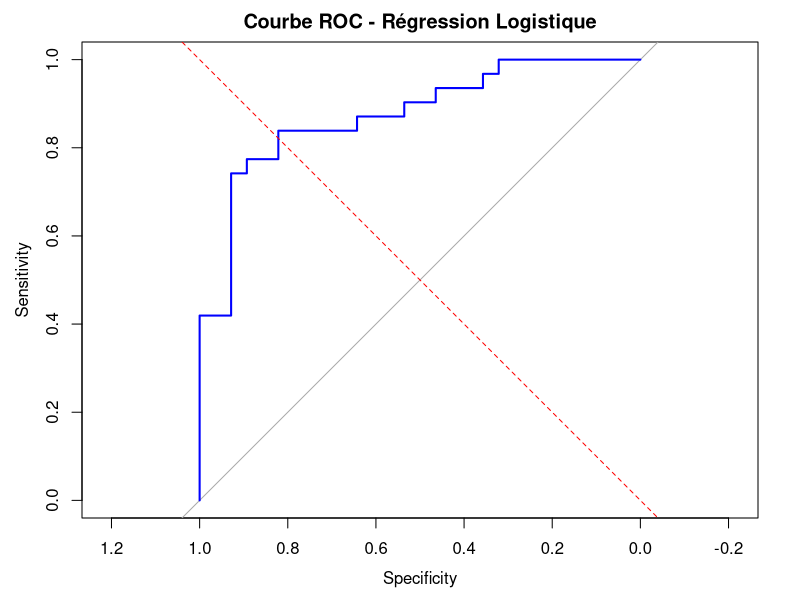

The R script that drew this image:
## ---- chunk 1
knitr::opts_chunk$set(echo = TRUE)
## ---- chunk 2
library(tidyverse)
library(caret)
library(pROC)
library(ggplot2)
library(ROCR)
library(e1071)
## ---- chunk 3
# Charger les données d'entraînement
train_data <- read.csv("../data/farms_train.csv", sep = ";", dec = ",")

# Aperçu des données
cat("Aperçu des données d'entraînement :\n")
print(head(train_data))

# Vérification des valeurs manquantes
cat("\nValeurs manquantes avant suppression :\n")
print(colSums(is.na(train_data)))

# Suppression des valeurs manquantes
train_data <- na.omit(train_data)
cat("\nValeurs manquantes après suppression :\n")
print(colSums(is.na(train_data)))

# Séparer les variables explicatives et la cible
X <- train_data %>% select(-DIFF)
y <- as.factor(train_data$DIFF)

# Diviser les données en ensembles d'entraînement et de validation
set.seed(42)
train_index <- createDataPartition(y, p = 0.8, list = FALSE)
X_train <- X[train_index, ]
X_val <- X[-train_index, ]
y_train <- y[train_index]
y_val <- y[-train_index]

# Normalisation des données
scaler <- preProcess(X_train, method = c("center", "scale"))
X_train <- predict(scaler, X_train)
X_val <- predict(scaler, X_val)
## ---- chunk 4
# Entraîner le modèle de régression logistique
log_reg <- train(
  X_train, y_train,
  method = "glm",
  family = binomial(link = "logit")
)

# Prédictions sur l'ensemble de validation
y_pred <- predict(log_reg, X_val)
## ---- chunk 5
# Matrice de confusion
conf_matrix <- confusionMatrix(y_pred, y_val)
cat("\nMatrice de confusion :\n")
print(conf_matrix)
## ---- chunk 6
# Rapport de classification
cat("\nRapport de classification :\n")
print(conf_matrix$byClass)

## ---- chunk 7
# Score d'accuracy
accuracy <- conf_matrix$overall["Accuracy"]
cat(sprintf("\nScore d'accuracy : %.2f\n", accuracy))

## ---- chunk 8
# AUC et courbe ROC
probabilities <- predict(log_reg, X_val, type = "prob")
y_pred_prob <- probabilities[, 2]
roc_curve <- roc(y_val, y_pred_prob)

auc_value <- auc(roc_curve)
cat(sprintf("\nAUC (Régression Logistique) : %.2f\n", auc_value))

## ---- chunk 9
# Tracer la courbe ROC
plot(roc_curve, col = "blue", main = "Courbe ROC - Régression Logistique")
abline(a = 0, b = 1, lty = 2, col = "red")
